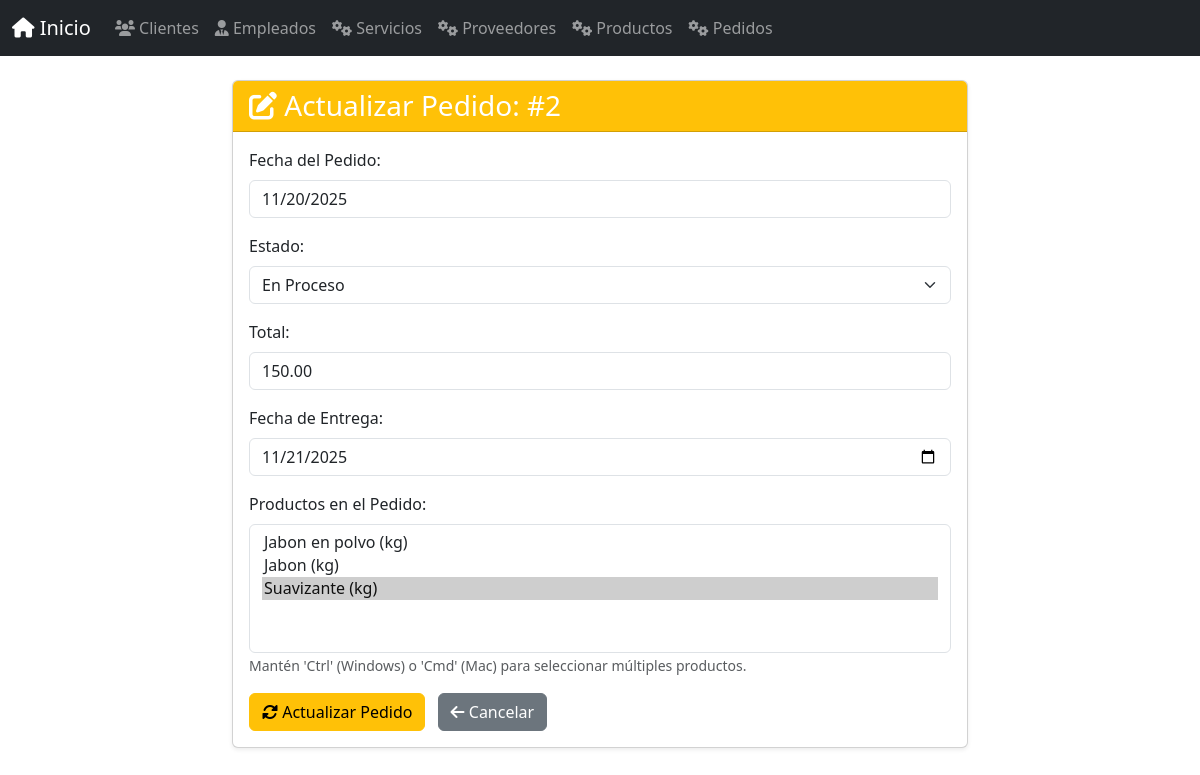
The page /pedidos/actualizar/2/ on the database its author committed.
### app_lavanderia/models.py (models this page shows, shortened)
class Pedido(models.Model):
    id_pedido = models.AutoField(primary_key=True) # id_pedido será el campo de ID principal y autoincremental
    fecha = models.DateField(auto_now_add=True) # Fecha de creación del pedido
    estado_choices = [
    ('Pendiente', 'Pendiente'),
    ('En Proceso', 'En Proceso'),
    ('Completado', 'Completado'),
    ('Cancelado', 'Cancelado'),
    ]
    estado = models.CharField(max_length=20, choices=estado_choices, default='Pendiente')
    total = models.DecimalField(max_digits=10, decimal_places=2, default=0.00)
    fecha_entrega = models.DateField(blank=True, null=True) # Fecha estimada o real de entrega
    productos = models.ManyToManyField(Producto, related_name='pedidos')
    class Meta:
        verbose_name = "Pedido"
        verbose_name_plural = "Pedidos"

### app_lavanderia/views.py (the view, shortened to what this page needs)
# urls.py: path('pedidos/actualizar/<int:id_pedido>/', views.actualizar_pedido, name='actualizar_pedido'),
def actualizar_pedido(request, id_pedido):
    pedido = get_object_or_404(Pedido, id_pedido=id_pedido)
    productos = Producto.objects.all() # Necesitamos todos los productos para el selector
    productos_seleccionados_ids = [p.id_prd for p in pedido.productos.all()]
    return render(request, 'pedido/actualizar_pedido.html', {
        'pedido': pedido,
        'productos': productos,
        'productos_seleccionados_ids': productos_seleccionados_ids
    })

### app_lavanderia/templates/pedido/actualizar_pedido.html (shortened to what this page needs)
{% extends 'base.html' %}
{% block content %}
<div class="row justify-content-center">
    <div class="col-md-8">
        <div class="card shadow-sm">
            <div class="card-header bg-warning text-white">
                <h3 class="mb-0"><i class="fas fa-edit"></i> Actualizar Pedido: #{{ pedido.pk }}</h3>
            </div>
            <div class="card-body">
                <form method="post">
                    <div class="mb-3">
                        <label for="fecha" class="form-label">Fecha del Pedido:</label>
                        <input type="date" class="form-control" id="fecha" name="fecha" value="{{ pedido.fecha|date:'Y-m-d' }}" readonly>
                    </div>
                    <div class="mb-3">
                        <label for="estado" class="form-label">Estado:</label>
                        <select class="form-select" id="estado" name="estado" required>
                            <option value="En Proceso" {% if pedido.estado == 'En Proceso' %}selected{% endif %}>En Proceso</option>
                        </select>
                    </div>
                    <div class="mb-3">
                        <label for="total" class="form-label">Total:</label>
                        <input type="number" step="0.01" class="form-control" id="total" name="total" value="{{ pedido.total }}" required>
                    </div>
                    <div class="mb-3">
                        <label for="fecha_entrega" class="form-label">Fecha de Entrega:</label>
                        <input type="date" class="form-control" id="fecha_entrega" name="fecha_entrega" value="{{ pedido.fecha_entrega|date:'Y-m-d' }}">
                    </div>
                    <div class="mb-3">
                        <label for="productos" class="form-label">Productos en el Pedido:</label>
                        <select class="form-select" id="productos" name="productos" multiple size="5">
                            {% for producto in productos %}
                                <option value="{{ producto.id_prd }}" {% if producto.id_prd in productos_seleccionados_ids %}selected{% endif %}>
                                    {{ producto.nombre }} ({{ producto.unidad_medida }})
                                </option>
                            {% endfor %}
                        </select>
                        <small class="form-text text-muted">Mantén 'Ctrl' (Windows) o 'Cmd' (Mac) para seleccionar múltiples productos.</small>
                    </div>
                    <button type="submit" class="btn btn-warning"><i class="fas fa-sync-alt"></i> Actualizar Pedido</button>
                    <a href="{% url 'ver_pedidos' %}" class="btn btn-secondary ms-2"><i class="fas fa-arrow-left"></i> Cancelar</a>
                </form>
            </div>
        </div>
    </div>
</div>
{% endblock %}

### rows shown on the page
Pedido: pk "2", fecha "11/20/2025", estado "En Proceso", total "150.00", fecha_entrega "11/21/2025"

### other values the page prints
form field productos "Jabon en polvo (kg) / Jabon (kg) / Suavizante (kg) ☑"
